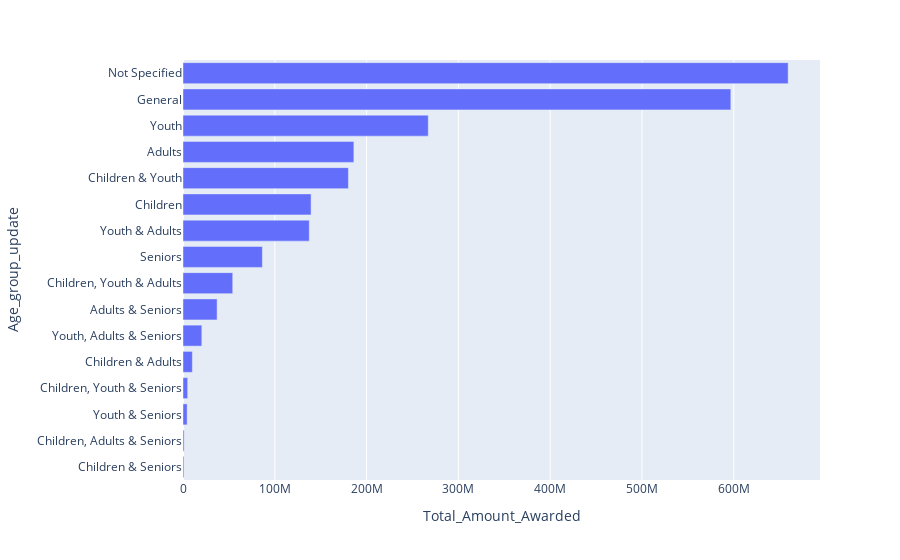

The notebook cell saved with this chart:
### Code cell
## Total grants by age group
df_total_grants = df[['Amount_awarded','Age_group_update']]
df_total_grants_agg = df_total_grants.groupby('Age_group_update').agg(Total_Amount_Awarded = 
                                                                      ('Amount_awarded', 'sum')).reset_index()
df_total_grants_agg.columns = ['Age_group_update', 'Total_Amount_Awarded']
df_total_grants_agg = df_total_grants_agg.sort_values("Total_Amount_Awarded", ascending=True).reset_index()
fig = px.bar(df_total_grants_agg, x="Total_Amount_Awarded", y="Age_group_update", orientation='h')
fig.show()

### Figure 1 — Plotly figure (JSON) as saved in the notebook; plotly's stock layout.template omitted (floating-point values rounded to 4 significant figures)
{"data": [{"alignmentgroup": "True", "hoverlabel": {"namelength": 0}, "hovertemplate": "Total_Amount_Awarded=%{x}<br>Age_group_update=%{y}", "legendgroup": "", "marker": {"color": "#636efa"}, "name": "", "offsetgroup": "", "orientation": "h", "showlegend": false, "textposition": "auto", "type": "bar", "x": [1031700, 1232300, 4517300, 5101000, 10205200, 20486500, 37147800, 54171150, 86460291, 137545000, 139535900, 180175400, 186124500, 267168500, 596765530, 659204350], "xaxis": "x", "y": ["Children & Seniors", "Children, Adults & Seniors", "Youth & Seniors", "Children, Youth & Seniors", "Children & Adults", "Youth, Adults & Seniors", "Adults & Seniors", "Children, Youth & Adults", "Seniors", "Youth & Adults", "Children", "Children & Youth", "Adults", "Youth", "General", "Not Specified"], "yaxis": "y"}], "layout": {"barmode": "relative", "legend": {"tracegroupgap": 0}, "margin": {"t": 60}, "xaxis": {"anchor": "y", "domain": [0, 1], "title": {"text": "Total_Amount_Awarded"}}, "yaxis": {"anchor": "x", "domain": [0, 1], "title": {"text": "Age_group_update"}}}}
